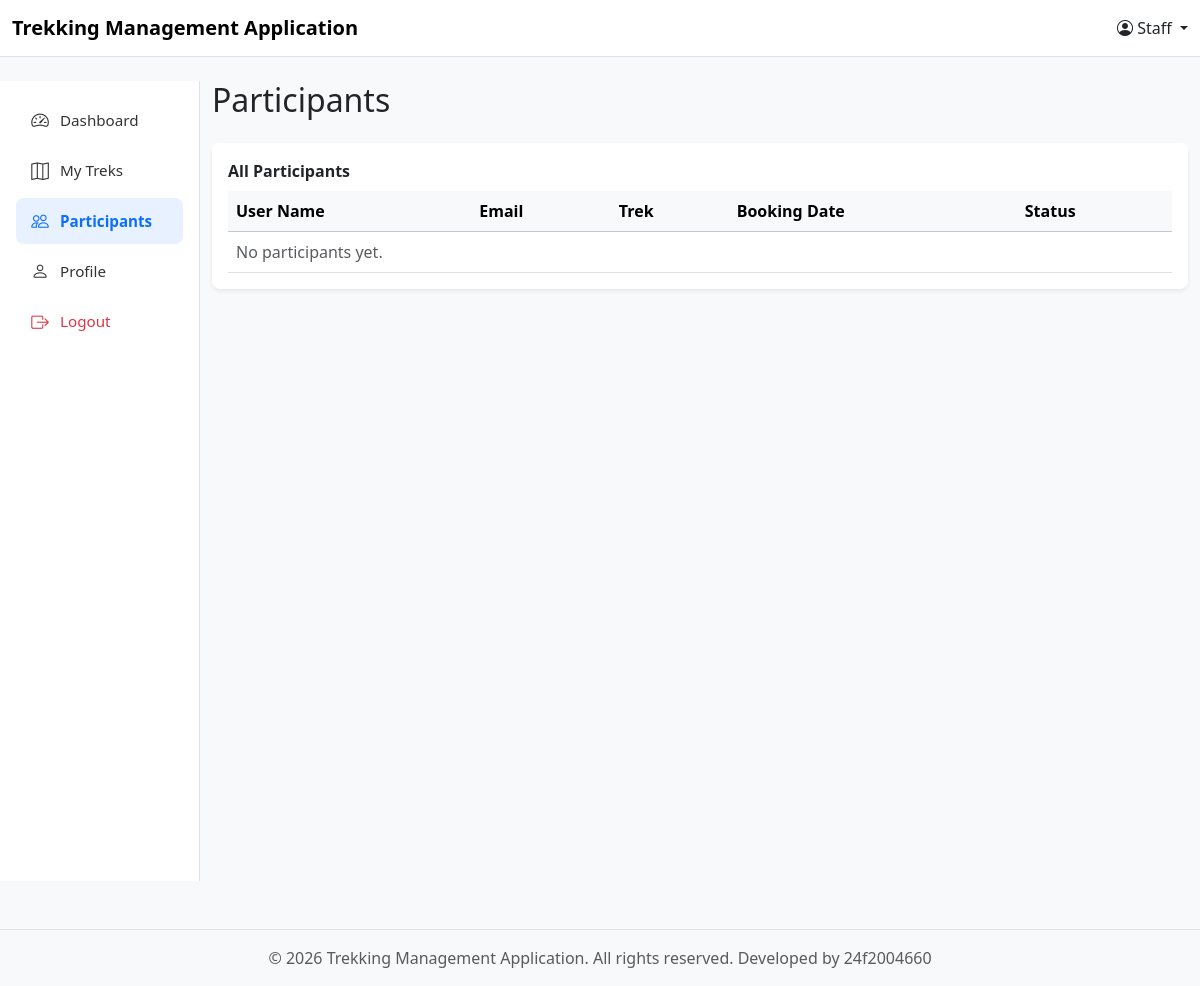
The page /staff_participants?staff_id=2 on the database as committed earlier.
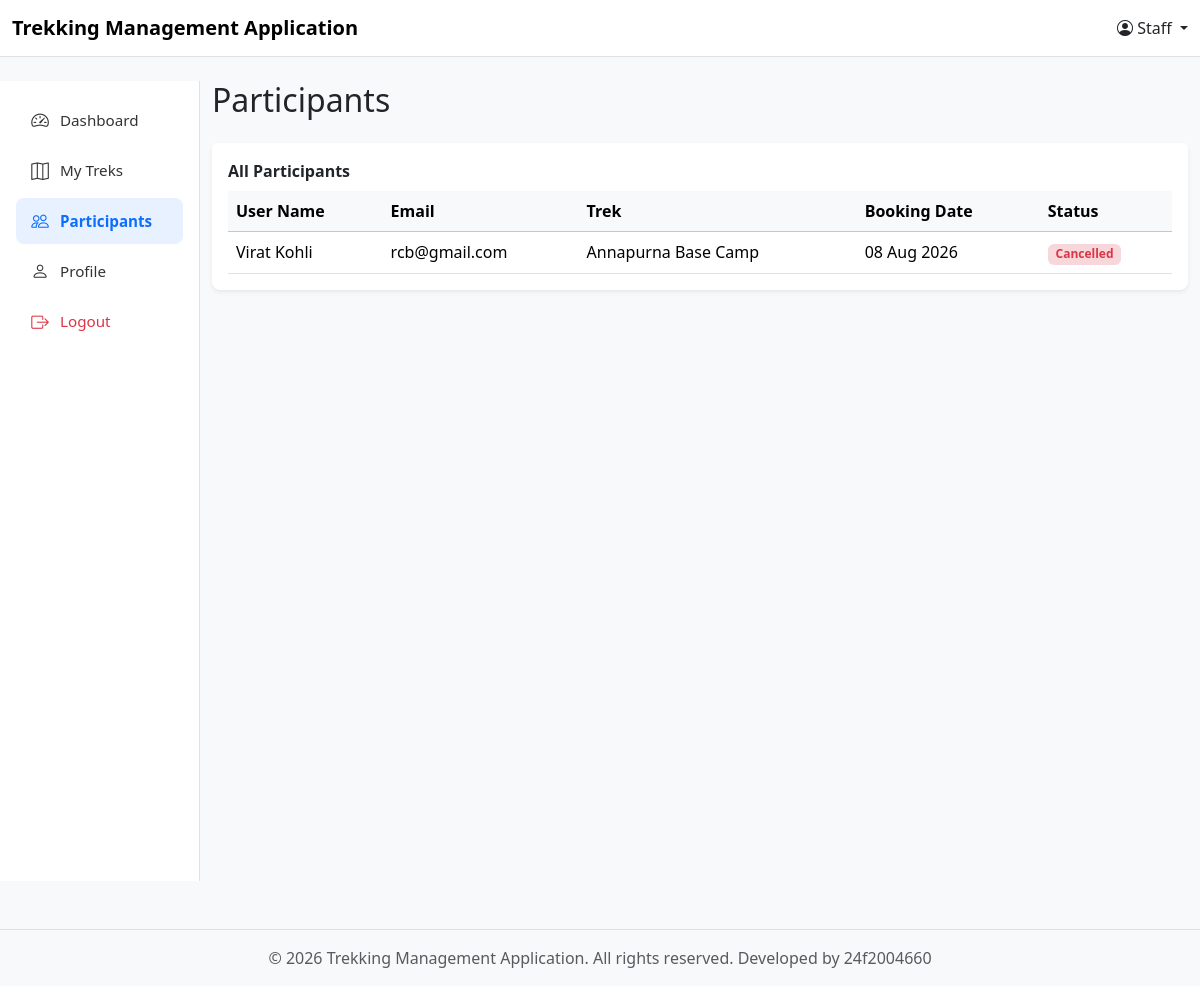
The same page on the database as committed later.
### models.py (models this page shows)
class user_profile(db.Model):
    __tablename__ = 'user_profile'
    id = db.Column(db.Integer, primary_key=True)
    user_id = db.Column(db.Integer, db.ForeignKey('user_credentials.id'), nullable=False) #linking user credentials to trek
    name = db.Column(db.String(100), nullable=False)
    address = db.Column(db.String(200), nullable=False)
    phone_number = db.Column(db.String(20), nullable=False)
    status = db.Column(db.Integer, nullable=False, default = 0) #0 means active 1 means deactive
    bookings = db.relationship('Booking', backref='trekker')

class User_Credentials(db.Model):
    __tablename__ = 'user_credentials' #user defined table name
    id =db.Column(db.Integer, primary_key=True)
    email = db.Column(db.String(100), unique=True, nullable=False)
    password = db.Column(db.String, nullable=False)
    role = db.Column(db.String(20), nullable=False) #allowed only 3 values admin 0, staff 1, user 2
    user = db.relationship('user_profile', cascade="all, delete", backref='user_back')
    staff = db.relationship('staff_profile', cascade="all, delete", backref='staff_back')

class Trek(db.Model):
    __tablename__ = 'trek'
    trek_id = db.Column(db.Integer, primary_key=True)
    t_name = db.Column(db.String(120), nullable=False)
    location = db.Column(db.String(120), nullable=False)
    diff = db.Column(db.String(1))  # E/M/H
    duration = db.Column(db.Integer)
    total_slots = db.Column(db.Integer, nullable=False)
    avl_slots = db.Column(db.Integer, nullable=False)
    assign_s_id = db.Column(db.Integer, db.ForeignKey('staff_profile.staff_id'), nullable=False)
    status = db.Column(db.String(20), default='Pending')  # Pending/Approved/Open/Close/Completed
    start_date = db.Column(db.Date)
    end_date = db.Column(db.Date)
    description = db.Column(db.String(500))
    bookings = db.relationship('Booking', backref='trek', cascade="all, delete")

class Booking(db.Model):
    __tablename__ = 'booking'
    booking_id = db.Column(db.Integer, primary_key=True)
    user_id = db.Column(db.Integer, db.ForeignKey('user_profile.user_id'), nullable=False)
    trek_id = db.Column(db.Integer, db.ForeignKey('trek.trek_id'), nullable=False)
    booking_date = db.Column(db.Date, default=date.today)
    status = db.Column(db.String(20), default='Booked')  # Booked/cancelled/completed

### controller.py (the view)
@app.route("/staff_participants")
def staff_participants():
    staff_id = request.args.get("staff_id")
    all_bookings = (
        db.session.query(Booking)
        .join(Trek)
        .filter(Trek.assign_s_id == staff_id)
        .all()
    )
    participants = []
    for booking in all_bookings:
        user = search_user(booking.user_id)
        trek = search_trek(booking.trek_id)
        participants.append({
            "name": user.name,
            "email": user.user_back.email,
            "trek_name": trek.t_name,
            "booking_date": booking.booking_date,
            "status": booking.status
        })
    return render_template(
        "Staff_templates/staff_participants.html",
        participants=participants,
        staff_id=staff_id
    )

### controller.py (called while the page is built)
def search_user(id):
    user_searched = db.session.query(user_profile).filter(user_profile.user_id == id).first()
    return user_searched

def search_trek(id):
    trek_searched = db.session.query(Trek).filter(Trek.trek_id == id).first()
    return trek_searched

### templates/Staff_templates/staff_participants.html
{% extends "base.html" %}
{% set current_user = "Staff" %}
{% block content %}
<div class="row">
    {% set current_page = "participants" %}
    {% include "Staff_templates/components/staff_menu.html" %}
    <div class="col-md-10">
        <h2 class="mb-4">Participants</h2>
        <div class="card border-0 shadow-sm rounded-3">
            <div class="card-header bg-white fw-bold border-0 pt-3">
                All Participants
            </div>
            <div class="card-body pt-0">
                <table class="table table-hover align-middle mb-0">
                    <thead class="table-light">
                        <tr>
                            <th>User Name</th>
                            <th>Email</th>
                            <th>Trek</th>
                            <th>Booking Date</th>
                            <th>Status</th>
                        </tr>
                    </thead>
                    <tbody>
                        {% for p in participants %}
                        <tr>
                            <td>{{ p.name }}</td>
                            <td>{{ p.email }}</td>
                            <td>{{ p.trek_name }}</td>
                            <td>{{ p.booking_date.strftime('%d %b %Y') }}</td>
                            <td>
                                {% if p.status == 'Booked' %}
                                    <span class="badge bg-success-subtle text-success">Booked</span>
                                {% elif p.status == 'Cancelled' %}
                                    <span class="badge bg-danger-subtle text-danger">Cancelled</span>
                                {% elif p.status == 'Completed' %}
                                    <span class="badge bg-secondary-subtle text-secondary">Completed</span>
                                {% endif %}
                            </td>
                        </tr>
                        {% else %}
                        <tr><td colspan="5" class="text-muted">No participants yet.</td></tr>
                        {% endfor %}
                    </tbody>
                </table>
            </div>
        </div>
    </div>
</div>
{% endblock %}

Rows that differ between the two databases and show on the page:
now on this page (row unchanged): user_profile: name "Virat Kohli"
now on this page (row unchanged): User_Credentials: email "rcb@gmail.com"
added Trek: trek_name "Annapurna Base Camp"
added Booking: booking_date "08 Aug 2026"
Other text that changed with them:
new list line: "Cancelled"
text no longer shown: "No participants yet."
